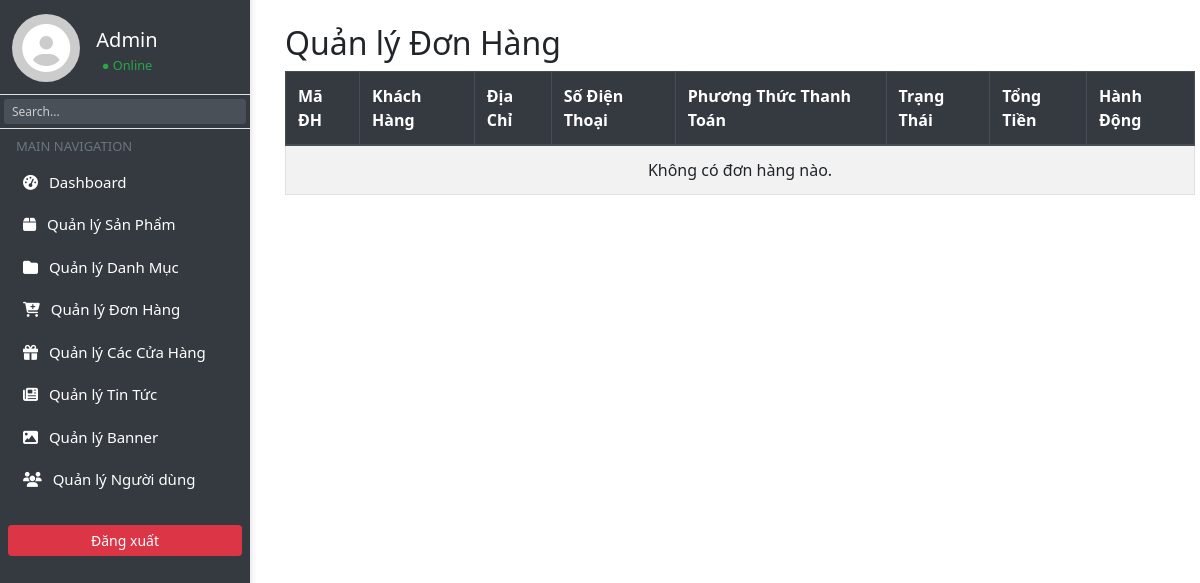
The page /admin/index.php?page_layout=donhang (signed in) on the database as committed earlier.
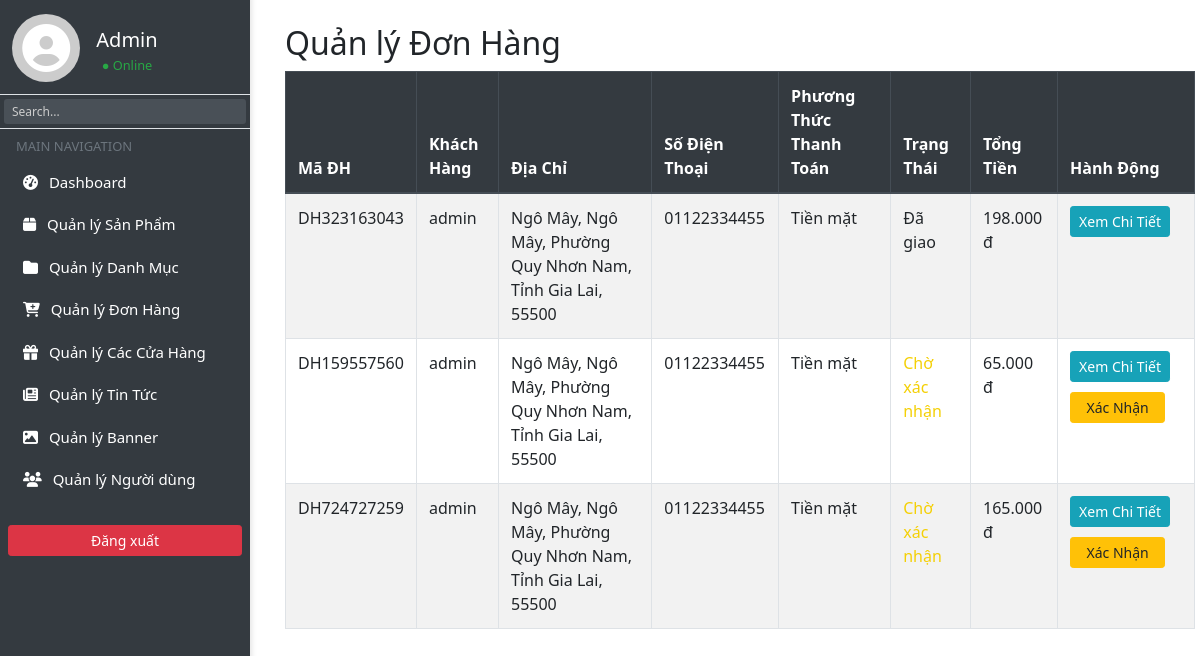
The same page on the database as committed later.
### tables this page shows
CREATE TABLE `orders` (
  `id` int(11) NOT NULL,
  `user_id` int(11) NOT NULL,
  `order_code` varchar(20) NOT NULL,
  `created_at` datetime NOT NULL DEFAULT current_timestamp(),
  `payment_method` varchar(50) NOT NULL,
  `status` varchar(50) NOT NULL DEFAULT 'Chờ xác nhận',
  `total_amount` decimal(15,2) NOT NULL,
  `delivery_mode` enum('delivery','pickup') NOT NULL DEFAULT 'delivery'
);

CREATE TABLE `users` (
  `id` int(11) NOT NULL,
  `username` varchar(50) NOT NULL,
  `name` varchar(100) DEFAULT NULL,
  `email` varchar(100) NOT NULL,
  `phone` varchar(20) DEFAULT NULL,
  `address` text DEFAULT NULL,
  `password` varchar(255) NOT NULL,
  `role` enum('user','admin') DEFAULT 'user',
  `status` enum('active','locked') DEFAULT 'active',
  `is_admin` tinyint(1) DEFAULT 0,
  `created_at` datetime DEFAULT current_timestamp()
);

### admin/donhang/danhsach.php (the view, shortened to what this page needs)
<?php
$query_orders = "SELECT o.order_code, o.payment_method, o.status, o.total_amount, u.username AS name, u.phone, u.address
                 FROM orders o
                 JOIN users u ON o.user_id = u.id
                 ORDER BY o.created_at DESC";
$result_orders = mysqli_query($connect, $query_orders);
$orders = [];
while ($row = mysqli_fetch_assoc($result_orders)) {
    $orders[] = $row;
}
?>
<div class="container-fluid mt-4">
    <h2>Quản lý Đơn Hàng</h2>
    <table class="table table-bordered table-striped">
        <thead class="thead-dark">
            <tr>
                <th>Mã ĐH</th>
                <th>Khách Hàng</th>
                <th>Địa Chỉ</th>
                <th>Số Điện Thoại</th>
                <th>Phương Thức Thanh Toán</th>
                <th>Trạng Thái</th>
                <th>Tổng Tiền</th>
                <th>Hành Động</th>
            </tr>
        </thead>
        <tbody>
            <?php if (!empty($orders)): ?>
                <?php foreach ($orders as $order): ?>
                    <tr>
                        <td><?php echo htmlspecialchars($order['order_code']); ?></td>
                        <td><?php echo htmlspecialchars($order['name'] ?? 'Khách hàng chưa cập nhật tên'); ?></td>
                        <td><?php echo htmlspecialchars($order['address'] ?? 'Chưa có địa chỉ'); ?></td>
                        <td><?php echo htmlspecialchars($order['phone'] ?? 'N/A'); ?></td>
                        <td><?php echo $order['payment_method'] == 'cod' ? 'Tiền mặt' : 'VNPay'; ?></td>
                        <td>
                            <span class="status-<?php echo strtolower(str_replace(' ', '-', $order['status'])); ?>">
                                <?php echo htmlspecialchars($order['status']); ?>
                            </span>
                        </td>
                        <td><?php echo number_format($order['total_amount'], 0, ',', '.'); ?> đ</td>
                        <td>
                            <a href="index.php?page_layout=chitiet_donhang&code=<?php echo $order['order_code']; ?>" class="btn btn-info btn-sm">Xem Chi Tiết</a>
                            <?php if ($order['status'] == 'Chờ xác nhận'): ?>
                                <button class="btn btn-warning btn-sm confirm-order-btn" data-order-code="<?php echo $order['order_code']; ?>">Xác Nhận</button>
                            <?php endif; ?>
                        </td>
                    </tr>
                <?php endforeach; ?>
            <?php else: ?>
                <tr>
                    <td colspan="8" class="text-center">Không có đơn hàng nào.</td>
                </tr>
            <?php endif; ?>
        </tbody>
    </table>
</div>

### admin/index.php (shortened to what this page needs)
<?php
require_once 'config/db.php';
?>
<!DOCTYPE html>
<html lang="vi">
<head>
    <link rel="stylesheet" href="https://stackpath.bootstrapcdn.com/bootstrap/4.5.0/css/bootstrap.min.css">
    <link rel="stylesheet" href="https://cdnjs.cloudflare.com/ajax/libs/font-awesome/6.4.2/css/all.min.css">
    <link rel="stylesheet" href="assets/style1.css">
</head>
<body>
    <div class="sidebar d-flex flex-column bg-dark text-white" style="width: 250px; height: 100vh; position: fixed;">
        <div class="text-center py-4 border-bottom">
            <div class="d-flex align-items-center justify-content-center">
                <i class="fas fa-user-circle fa-3x rounded-circle mb-2" style="background-color: #ccc; padding: 10px;"></i>
                <div class="ml-3">
                    <h5 class="mb-0">Admin</h5>
                    <small class="text-success">● Online</small>
                </div>
            </div>
        </div>
        <div class="p-1 border-bottom">
            <input type="text" class="form-control form-control-sm" placeholder="Search..." style="font-size: 12px; height: 25px; padding: 2px 8px;">
        </div>
        <div class="px-3 mt-2 mb-1 text-muted" style="font-size: 13px;">MAIN NAVIGATION</div>
        <nav class="nav flex-column px-2">
            <a href="index.php" class="nav-link text-white active">
                <i class="fas fa-tachometer-alt" style="margin-right: 7px;"></i> Dashboard
            </a>
            <a href="index.php?page_layout=danhsach" class="nav-link text-white">
                <i class="fas fa-box" style="margin-right: 7px;"></i> Quản lý Sản Phẩm
            </a>
            <a href="index.php?page_layout=danhmuc" class="nav-link text-white">
                <i class="fas fa-folder" style="margin-right: 7px;"></i> Quản lý Danh Mục
            </a>
            <a href="index.php?page_layout=donhang" class="nav-link text-white">
                <i class="fas fa-cart-plus" style="margin-right: 7px;"></i> Quản lý Đơn Hàng
            </a>
            <a href="index.php?page_layout=cuahang" class="nav-link text-white">
                <i class="fas fa-gift" style="margin-right: 7px;"></i> Quản lý Các Cửa Hàng
            </a>
            <a href="index.php?page_layout=tintuc" class="nav-link text-white">
                <i class="fas fa-newspaper" style="margin-right: 7px;"></i> Quản lý Tin Tức
            </a>
            <a href="index.php?page_layout=banner" class="nav-link text-white">
                <i class="fas fa-image" style="margin-right: 7px;"></i> Quản lý Banner
            </a>
            <a href="index.php?page_layout=quan_ly_nguoi_dung" class="nav-link text-white">
                <i class="fas fa-users" style="margin-right: 7px;"></i> Quản lý Người dùng
            </a>
            <a href="logout.php" class="btn btn-danger btn-sm mt-4" onclick="return confirm('Bạn có chắc chắn muốn đăng xuất?')">Đăng xuất</a>
        </nav>
    </div>
    <div class="main-content" style="margin-left: 250px; padding: 20px;">
        <?php
        if (isset($_GET['page_layout'])) {
            $page = $_GET['page_layout'];
            switch ($page) {
                case 'donhang':
                    require_once 'donhang/danhsach.php';
                    break;
                    ?>
                    <?php
            }
        }
?>
    </div>
</body>
</html>

### admin/assets/style1.css (style rules this page uses)
body { margin: 0; padding: 0; font-family: "Segoe UI", sans-serif; }
.sidebar { width: 250px; height: 100vh; background-color: #343a40; color: white; position: fixed; top: 0; left: 0; overflow-y: auto; box-shadow: 2px 0 5px rgba(0, 0, 0, 0.1); }
.sidebar h5, .sidebar h4, .sidebar small, .sidebar input, .sidebar a { color: white; }
.sidebar input[type="text"] { background-color: #495057; border: none; color: white; }
.sidebar input[type="text"]::placeholder { color: #ccc; }
.sidebar .nav-link { padding: 10px 15px; border-radius: 4px; transition: background-color 0.2s ease; font-size: 15px; }
.main-content { margin-left: 250px; padding: 20px; }
.text-success { color: #28a745 !important; }
.text-center { margin-left: -80px; }
.d-flex { justify-content: flex-start; margin-bottom: -20px; margin-top: -5px; }
.ml-3 { margin-left: -80px; }
.main-content { margin-top: -19.8px; margin-left: 225px; margin-right: -30px; }
.status-chờ-xác-nhận { color: #f4d006; }
.confirm-order-btn { margin-top: 10px; height: auto; width: 95px; }

Rows that differ between the two databases and show on the page:
added orders: order_code "DH323163043", user.username "admin", user.address "Ngô Mây, Ngô Mây, Phường Quy Nhơn Nam, Tỉnh Gia Lai, 55500", user.phone "01122334455", payment_method "Tiền mặt", status "Đã giao", total_amount "198.000"
added orders: order_code "DH159557560", user.username "admin", user.address "Ngô Mây, Ngô Mây, Phường Quy Nhơn Nam, Tỉnh Gia Lai, 55500", user.phone "01122334455", payment_method "Tiền mặt", status "Chờ xác nhận", total_amount "65.000"
added orders: order_code "DH724727259", user.username "admin", user.address "Ngô Mây, Ngô Mây, Phường Quy Nhơn Nam, Tỉnh Gia Lai, 55500", user.phone "01122334455", payment_method "Tiền mặt", status "Chờ xác nhận", total_amount "165.000"
Other text that changed with them:
text no longer shown: "Không có đơn hàng nào."
